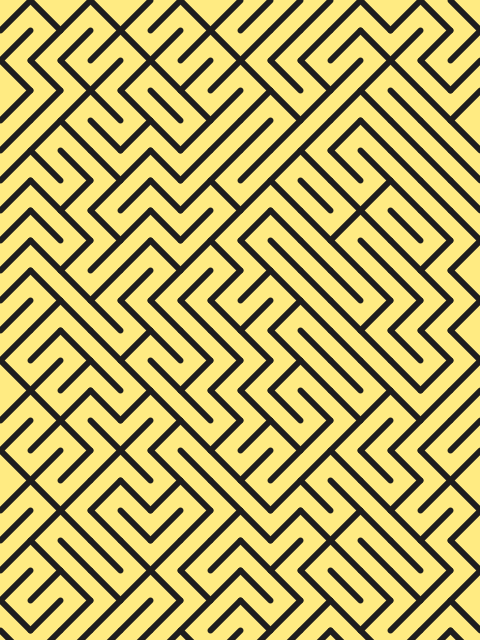
Frame 1 (no input)
Frame 2 (the mouse pressed at the canvas centre, redrawn once): identical to frame 1, image omitted

The Processing sketch that drew this single still picture (run headless with seeded random() and noise(); the mouse was pressed at the canvas centre and the sketch redrawn once):

// Processing sketch: labyrinth
// ── labyrinth.pde
// Manuale di Programmazione Cinematografica
// Daniele Olmisani, 2015

// Labyrinth (1986)

// See also:
// 10 PRINT CHR$(205.5+RND(1)); : GOTO 10


final color PAPER = color(255, 235, 130);
final color INK = color(30);

final float STROKE = 0.2;

final int COLS = 16;


void setup() {
  size(480, 640);
  noLoop();
}


void draw() {
  
  final float S = width / COLS;
  final float ROWS = height / S;
  
  scale(S);
  
  background(PAPER);
  
  stroke(INK);
  strokeCap(ROUND);
  strokeWeight(STROKE);
  
  randomSeed(0x2143B9F7);
  
  for (int y=0; y<ROWS; y++) {
    for (int x=0; x<COLS; x++) {
      int r = (int)random(2);
      line(x+(1-r), y, x+r, y+1);
    }
  }

  save("labyrinth.png");
}
